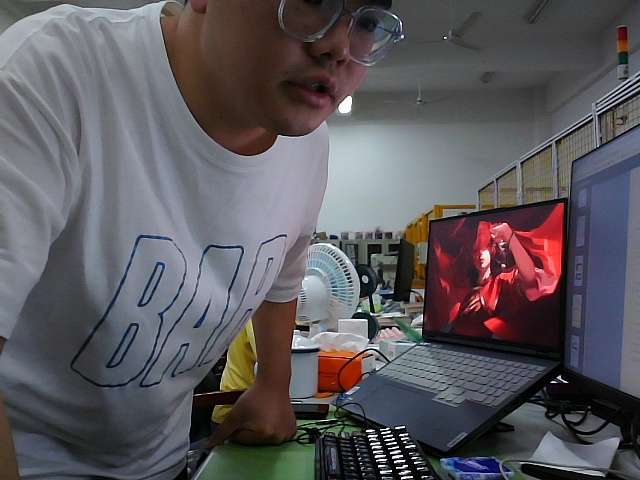
#> input picture references/4_python_test/test_4_3_pictures/3.jpg, 640 x 480 px, found by its file name
$ python test_4_4_1.py
#> lines starting #> are read from the running program, lines starting #| are printed output that depends on the picture
#1、色彩空间转换
import cv2
BGR = cv2.imread('/home/mowen/4_python_test/test_4_3_pictures/3.jpg',cv2.IMREAD_COLOR)
#> BGR is the input picture: shape (480, 640, 3); mean B, G, R 93.3, 88.8, 92.1
cv2.imshow('3.jpg',BGR)
RGB = cv2.cvtColor(BGR, cv2.COLOR_BGR2RGB)
cv2.imshow('RGB',RGB)
GRAY = cv2.cvtColor(BGR, cv2.COLOR_BGR2GRAY)
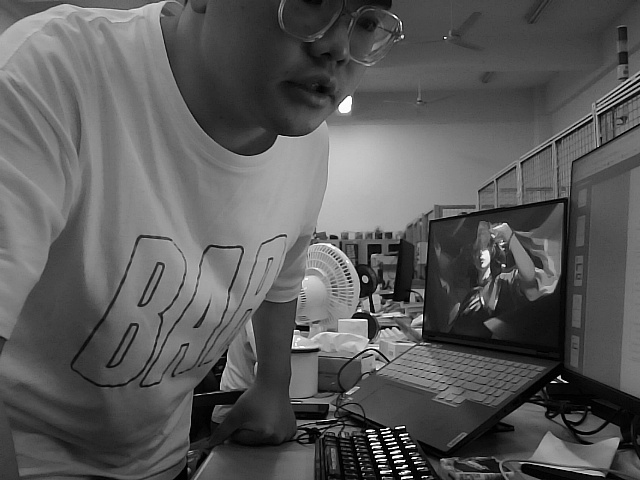
#> GRAY: shape (480, 640); min 0, max 255, mean 90.3
cv2.imshow('GRAY',GRAY)
HSV = cv2.cvtColor(BGR, cv2.COLOR_BGR2HSV)
#> HSV: shape (480, 640, 3); mean H, S, V 93.6, 57.2, 102.5
cv2.imshow('HSV',HSV)
YCrCb = cv2.cvtColor(BGR, cv2.COLOR_BGR2YCrCb)
#> YCrCb: shape (480, 640, 3); mean of channels 0, 1, 2 90.3, 129.3, 129.7
cv2.imshow('YCrCb',YCrCb)
HLS = cv2.cvtColor(BGR, cv2.COLOR_BGR2HLS)
#> HLS: shape (480, 640, 3); mean of channels 0, 1, 2 93.7, 92.8, 41
cv2.imshow('HLS',HLS)
cv2.waitKey(0)

$ run again, with references/4_python_test/test_4_3_pictures/1.jpg copied over references/4_python_test/test_4_3_pictures/3.jpg
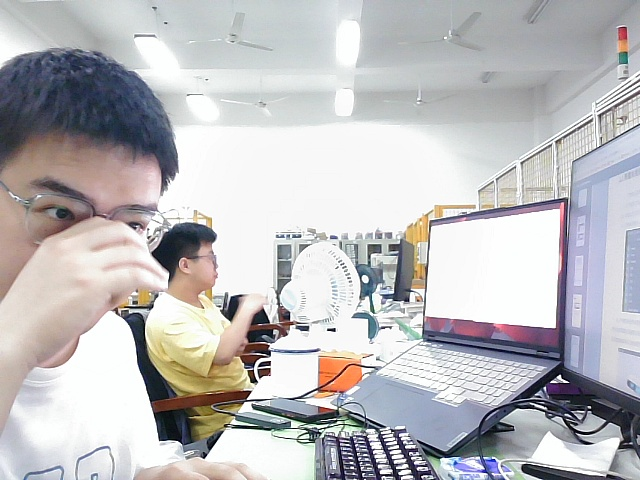
#> input picture references/4_python_test/test_4_3_pictures/1.jpg, 640 x 480 px, found by its file name
#> BGR is the input picture: shape (480, 640, 3); mean B, G, R 189.7, 187.8, 189
#> `GRAY = cv2.cvtColor(BGR, cv2.COLOR_BGR2GRAY)`:
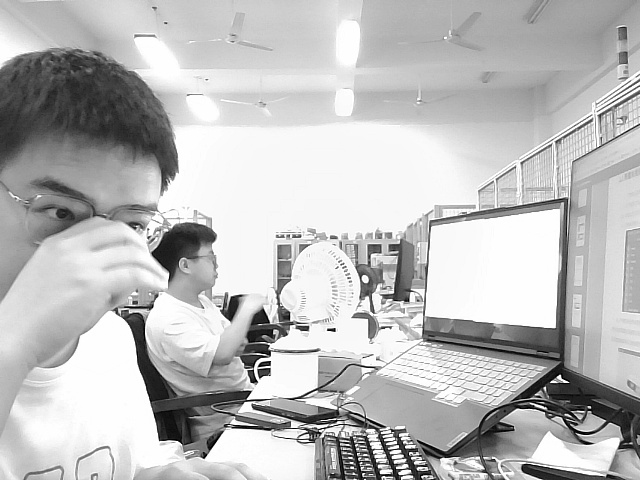
#> GRAY: shape (480, 640); min 0, max 255, mean 188.3
#> HSV: shape (480, 640, 3); mean H, S, V 73.5, 27, 196.8
#> YCrCb: shape (480, 640, 3); mean of channels 0, 1, 2 188.3, 128.5, 128.7
#> HLS: shape (480, 640, 3); mean of channels 0, 1, 2 73.5, 189.4, 57.6
